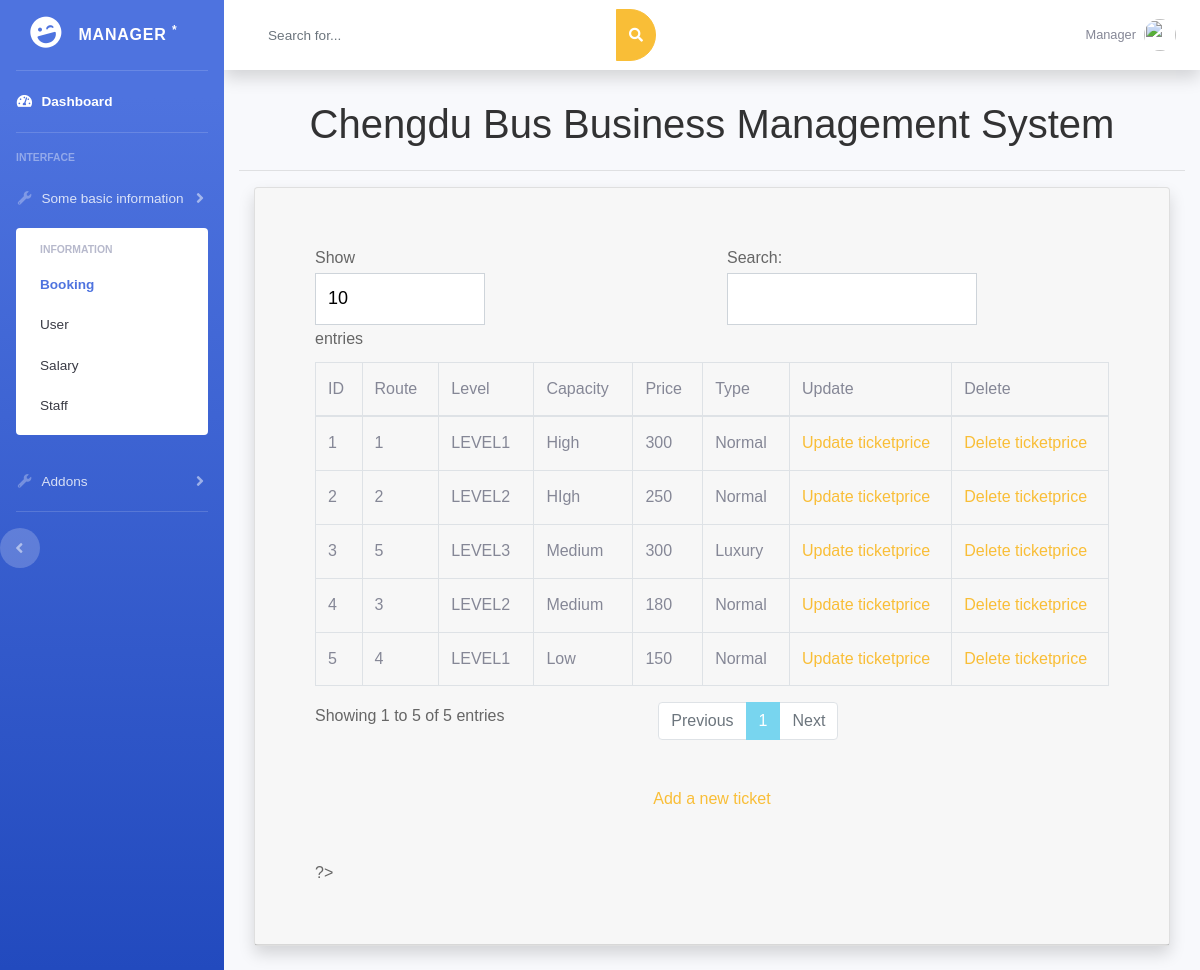
Screenshot of /Ticket_price.php with the database file from the repository.
### tables this page shows
CREATE TABLE `Ticket_price` (
  `ticket_pid` int(11) NOT NULL,
  `route_id` int(11) NOT NULL,
  `level` varchar(10) NOT NULL,
  `capacity` varchar(20) NOT NULL,
  `price` varchar(20) NOT NULL,
  `type` varchar(20) NOT NULL
);

### Ticket_price.php (the view, shortened to what this page needs)
<?php
require('db.php');
$query  = "SELECT Ticket_price.ticket_pid, Ticket_price.route_id, Ticket_price.level, Ticket_price.capacity, Ticket_price.price, Ticket_price.type ";
$query .= "FROM Ticket_price ";
$query .= "JOIN Bus_route ";
$query .= "ON Ticket_price.route_id = Bus_route.route_id ";
$result = mysqli_query($connection, $query);
?>
<!DOCTYPE html>
<html lang="en">
<head>
  <link href="vendor/fontawesome-free/css/all.min.css" rel="stylesheet" type="text/css">
  <link href="css/sb-admin-2.min.css" rel="stylesheet">
</head>
<body id="page-top">
  <div id="wrapper">
    <ul class="navbar-nav bg-gradient-primary sidebar sidebar-dark accordion" id="accordionSidebar">
       <a class="sidebar-brand d-flex align-items-center justify-content-center" href="index.php">
        <div class="sidebar-brand-icon rotate-n-15">
          <i class="fas fa-laugh-wink"></i>
        </div>
        <div class="sidebar-brand-text mx-3">Manager <sup>*</sup></div>
        </a>
      <hr class="sidebar-divider my-0">
      <li class="nav-item active">
        <a class="nav-link" href="index.php">
          <i class="fas fa-fw fa-tachometer-alt"></i>
          <span>Dashboard</span></a>
      </li>
      <hr class="sidebar-divider">
      <div class="sidebar-heading">
        Interface
      </div>
      <li class="nav-item">
        <a class="nav-link collapsed" href="#" data-toggle="collapse" data-target="#collapseUtilities" aria-expanded="true" aria-controls="collapseUtilities">
          <i class="fas fa-fw fa-wrench"></i>
          <span>Some basic information</span>
        </a>
        <div id="collapseUtilities" class="collapse show" aria-labelledby="headingUtilities" data-parent="#accordionSidebar">
          <div class="bg-white py-2 collapse-inner rounded">
            <h6 class="collapse-header">Information</h6>
            <a class="collapse-item active" href="utilities-color.php">Booking</a>
            <a class="collapse-item" href="utilities-border.php">User</a>
            <a class="collapse-item" href="utilities-animation.php">Salary</a>
            <a class="collapse-item" href="utilities-other.php">Staff</a>
          </div>
        </div>
      </li>
         <li class="nav-item">
        <a class="nav-link collapsed" href="#" data-toggle="collapse" data-target="#collapseUtilities" aria-expanded="true" aria-controls="collapseUtilities">
          <i class="fas fa-fw fa-wrench"></i>
          <span>Addons</span>
        </a>
      <hr class="sidebar-divider d-none d-md-block">
      <div class="text-center d-none d-md-inline">
        <button class="rounded-circle border-0" id="sidebarToggle"></button>
      </div>
    </ul>
    <div id="content-wrapper" class="d-flex flex-column">
      <div id="content">
        <nav class="navbar navbar-expand navbar-light bg-white topbar mb-4 static-top shadow">
          <form class="d-none d-sm-inline-block form-inline mr-auto ml-md-3 my-2 my-md-0 mw-100 navbar-search">
            <div class="input-group">
              <input type="text" class="form-control bg-light border-0 small" placeholder="Search for..." aria-label="Search" aria-describedby="basic-addon2">
              <div class="input-group-append">
                <button class="btn btn-primary" type="button">
                  <i class="fas fa-search fa-sm"></i>
                </button>
              </div>
            </div>
          </form>
          <ul class="navbar-nav ml-auto">
            <li class="nav-item dropdown no-arrow">
              <a class="nav-link dropdown-toggle" href="#" id="userDropdown" role="button" data-toggle="dropdown" aria-haspopup="true" aria-expanded="false">
                <span class="mr-2 d-none d-lg-inline text-gray-600 small">Manager</span>
                <img class="img-profile rounded-circle" src="https://source.unsplash.com/QAB-WJcbgJk/60x60">
              </a>
            </li>
          </ul>
        </nav>
        <div class="container-fluid">
<html>
    <head>
        <link type="text/css" rel="stylesheet" href="style.css">
    </head>
    <body bgcolor=" LightCyan">
        <h1 style="text-align:center">Chengdu Bus Business Management System</h1>
        <hr/>
        <div class="container-fluid">
          <div class="card shadow mb-4">
            <div class="card-header py-3">
            <div class="card-body">
              <div class="table-responsive">
               <div class="card-body">
              <div class="table-responsive">
                <table class="table table-bordered" id="dataTable" width="100%" cellspacing="0">
                    <thead>
                      <td>ID</td>
                      <td>Route</td>
                      <td>Level</td>
						<td>Capacity</td>
						<td>Price</td>
                      <td>Type</td>
                      <td>Update</td>
                <td>Delete</td>
                  </thead>
<?php
while ($row = mysqli_fetch_array($result)) {
    echo "<tr>";
	echo "<td>" . $row["ticket_pid"] . "</td>";
    echo "<td>" . $row["route_id"] . "</td>";
	echo "<td>" . $row["level"] . "</td>";
    echo "<td>" . $row["capacity"] . "</td>";
	echo "<td>" . $row["price"] . "</td>";
    echo "<td>" . $row["type"] . "</td>";
echo "<td><a href='updateticketprice.php?id=" . $row["ticket_pid"] . "'>Update ticketprice</a></td>";
echo "<td><a href='deleteticketprice.php?id=" . $row["ticket_pid"] . "'>Delete ticketprice</a></td>";
    echo "</tr>";
}
?>
       </table>
      <br/>
         <a href ="addticketprice.php"><p align="center">Add a new ticket</p></a>
<br/>
?>

### rows the page displays
ticket_price: ticket_pid "1", route "1", level "LEVEL1", capacity "High", price "300", type "Normal"
ticket_price: ticket_pid "2", route "2", level "LEVEL2", capacity "HIgh", price "250", type "Normal"
ticket_price: ticket_pid "3", route "5", level "LEVEL3", capacity "Medium", price "300", type "Luxury"
ticket_price: ticket_pid "4", route "3", level "LEVEL2", capacity "Medium", price "180", type "Normal"
ticket_price: ticket_pid "5", route "4", level "LEVEL1", capacity "Low", price "150", type "Normal"
